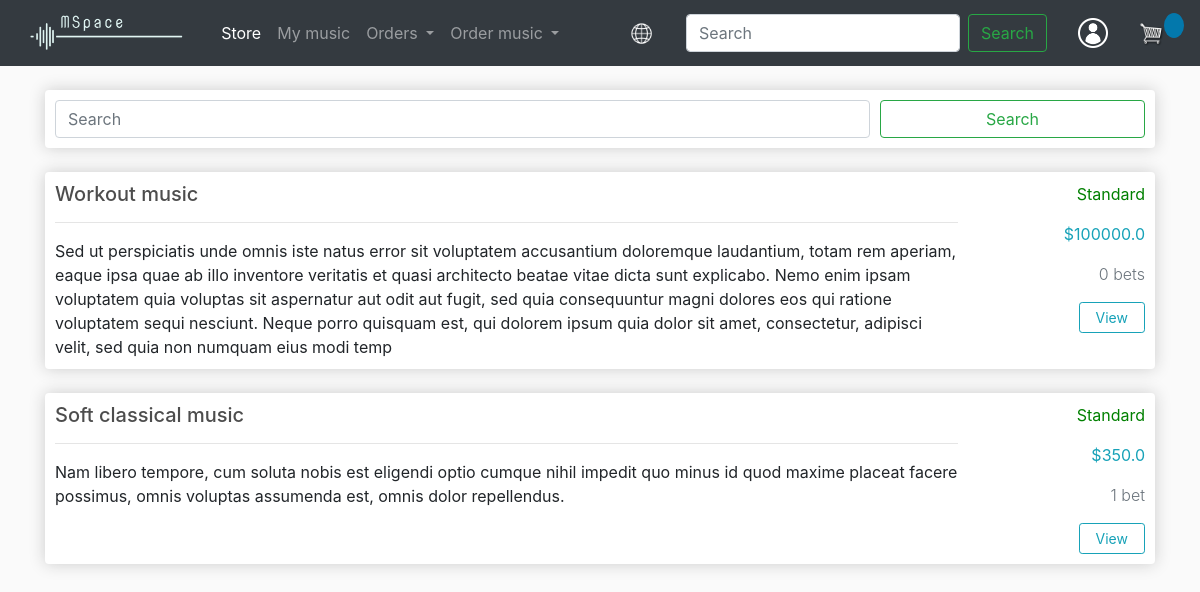
Screenshot of /freelance_list/ (signed in) with the database file from the repository.
### store/models.py (models this page shows, shortened)
class FreelanceOrder(models.Model):
    name = models.CharField(max_length=200, null=True)
    description = models.CharField(max_length=500, null=True)
    premium = models.BooleanField(max_length=200, null=True)
    price = models.FloatField()
    customer = models.ForeignKey(Customer, on_delete=models.SET_NULL, blank=True, null=True)

### store/views.py (the view)
# urls.py: path('freelance_list/', views.freelanceList, name="freelance_list"),
def freelanceList(request):
    freelance_list = FreelanceOrder.objects.all()
    context = {'freelance_list': freelance_list}
    return render(request, 'store/freelance_list.html', context)

### store/templatetags/filters.py (called while the page is built)
def is_customer(user):
    try:
        client = user.customer
        return True
    except:
        return False

def remove_lang_code(url):
    url = re.sub(r'/?(uk|en)/?', "", url)
    if url == '' or url == '/':
        return ''
    return '/' + url

### store/templates/store/freelance_list.html (shortened to what this page needs)
{% extends 'store/main.html' %}
{% load static %}
{% load filters %}
{% block content %}
    <br>
    <div class="row">
        <div class="col">
            <div class="box-element">
                <form method="get">
                     <div class="form-row">
                        <div class="form-group col-md-9 my-sm-0">
                            <input type="text" class="form-control" id="searchMyProduct" placeholder="Search">
                        </div>
                        <div class="form-group col-md-3 my-sm-0">
                            <button class="btn btn-outline-success" type="submit" style="width:100%">Search</button>
                        </div>
                    </div>
                </form>
            </div>
        </div>
    </div>
    <br>
    {% for order in freelance_list %}
        <div class="row">
            <div class="col-md-12">
                <div class="box-element">
                    <div class="row">
                        <div class="col-sm-10">
                            <h5>{{ order.name }}</h5>
                            <hr />
                            <div style="flex:2">{{ order.description }}</div>
                        </div>
                        <div class="col-sm-2 text-right">
                            <div class="mb-3" style="color:green">
                                {% if item.premium %}
                                    Premium
                                {% else %}
                                    Standard
                                {% endif %}
                            </div>
                            <div class="mb-3 text-info">${{ order.price }}</div>
                            <div class="mb-3 text-secondary font-weight-light">{{ order.bet_set.count }} bet{% if order.bet_set.count != 1 %}s{% endif %}</div>
                            <div>
                                <a class="btn btn-outline-info btn-sm pr-3 pl-3" href="{% url 'freelance_order_info' %}?id={{ order.id }}">View</a>
                            </div>
                        </div>
                    </div>
                </div>
            </div>
        </div>
        <br>
    {% endfor %}
    </div>
{% endblock content %}

### static/css/main.css (style rules this page uses)
body { background-color: hsl(0, 0%, 98%); }
h1,h2,h3,h4,h5,h6 { color:hsl(0, 0%, 30%); }
.box-element { box-shadow:hsl(0, 0%, 80%) 0 0 16px; background-color: #fff; border-radius: 4px; padding: 10px; }

### rows the page displays
FreelanceOrder: name "Workout music", description "Sed ut perspiciatis unde omnis iste natus error sit voluptatem accusantium doloremque laudantium, totam rem aperiam, eaque ipsa quae ab illo inventore veritatis et quasi architecto beatae vitae dicta sunt explicabo. Nemo enim ipsam voluptatem quia voluptas sit aspernatur aut odit aut fugit, sed quia consequuntur magni dolores eos qui ratione voluptatem sequi nesciunt. Neque porro quisquam est, qui dolorem ipsum quia dolor sit amet, consectetur, adipisci velit, sed quia non numquam eius modi temp", price "100000.0", bet_set.count "0"
FreelanceOrder: name "Soft classical music", description "Nam libero tempore, cum soluta nobis est eligendi optio cumque nihil impedit quo minus id quod maxime placeat facere possimus, omnis voluptas assumenda est, omnis dolor repellendus.", price "350.0", bet_set.count "1"
